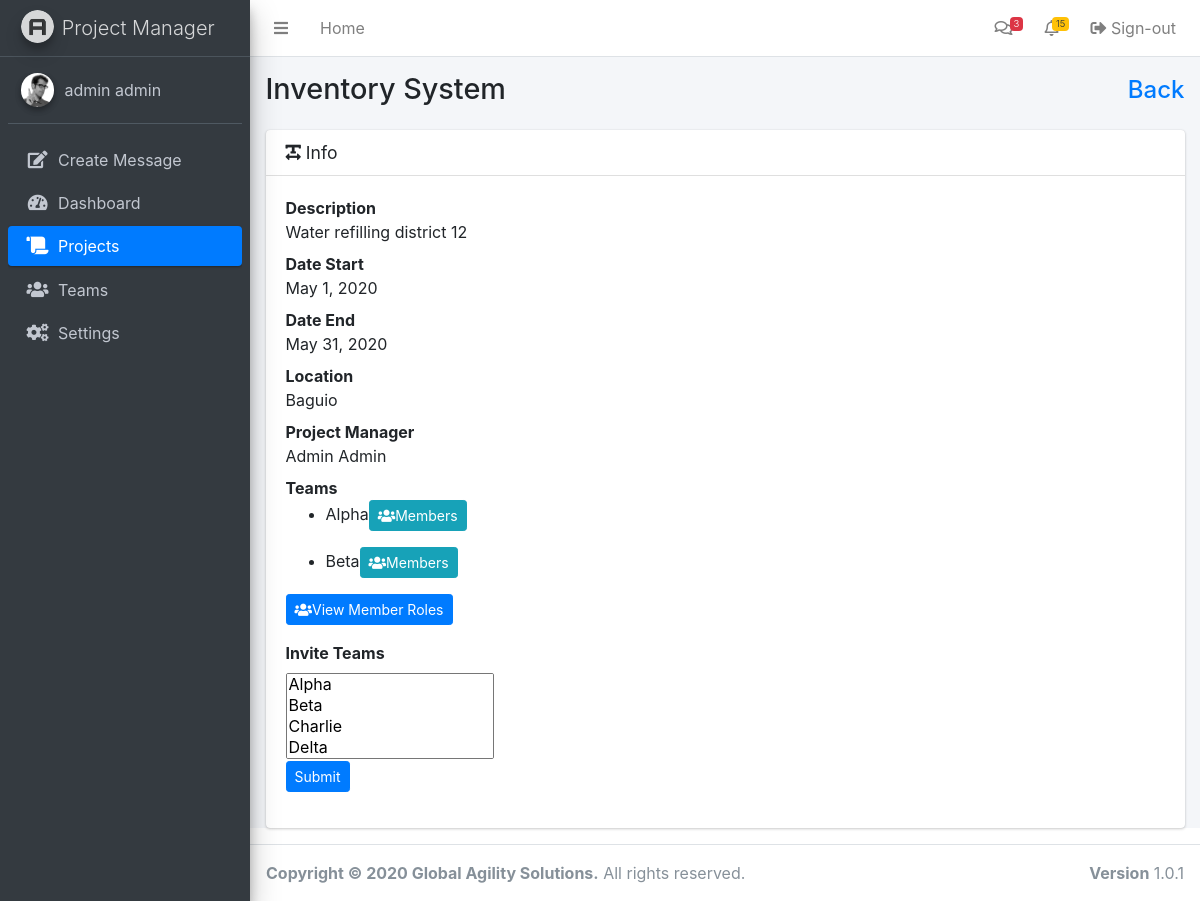
The page /projectinfo.php?id=1 (signed in) on the database its author committed.
### tables this page shows
CREATE TABLE `users` (
  `id` int(200) NOT NULL,
  `email` varchar(255) NOT NULL,
  `password` varchar(255) NOT NULL,
  `firstname` varchar(255) NOT NULL,
  `lastname` varchar(255) NOT NULL,
  `lastlogin` timestamp(6) NULL DEFAULT NULL
);

CREATE TABLE `project` (
  `id` bigint(255) NOT NULL,
  `name` varchar(100) DEFAULT NULL,
  `description` varchar(255) NOT NULL,
  `location` varchar(255) NOT NULL,
  `datestart` varchar(255) NOT NULL,
  `dateend` varchar(255) NOT NULL,
  `status` enum('on going','finished','cancellled','') NOT NULL,
  `owner` int(255) NOT NULL,
  `timestamp` timestamp(6) NOT NULL DEFAULT current_timestamp(6)
);

CREATE TABLE `projectteams` (
  `projectID` bigint(255) NOT NULL,
  `teamID` bigint(255) NOT NULL
);

CREATE TABLE `team` (
  `id` bigint(255) NOT NULL,
  `name` varchar(255) NOT NULL
);

### includes/session.php (called while the page is built, shortened)
<?php
	include 'includes/conn.php';;
	if(isset($_SESSION['users'])){
		$query = $conn -> prepare("SELECT * FROM users WHERE id = ? ");
		$query -> bind_param("s", $variable);
		$query -> execute();
		$result = $query->get_result();
		$user = mysqli_fetch_assoc($result);
		$id = $user['id'];
	}
	else{
		header('location: login.php');
		exit();
	}
?>

### projectinfo.php (the view, shortened to what this page needs)
<?php
  include 'includes/session.php';
  include 'includes/header.php';
  $current = "projects";
  $previous = "javascript:history.go(-1)";
if(isset($_SERVER['HTTP_REFERER'])) {
    $previous = $_SERVER['HTTP_REFERER'];
}
 $projectID = $_GET['id'];
  $sql = mysqli_query($conn, "SELECT *, project.id as projID from project join users on project.owner = users.id where project.id = '$projectID'");
  $row = mysqli_fetch_assoc($sql);
  $projID = $row['projID'];
?>
<body class="hold-transition sidebar-mini">
<div class="wrapper">
  <?php include 'includes/navbar.php'; ?>
  <div class="content-wrapper">
    <section class="content-header">
      <div class="container-fluid">
        <div class="row mb-2">
          <div class="col-sm-6">
            <h1><?php echo ucwords($row['name']);?></h1>
          </div>
          <div class="col-sm-6">
            <ol class="breadcrumb float-sm-right">
              <h4 class="mb-2 mb-sm-0 pt-1"><a class="text-right" href="<?= $previous ?>">Back</a></h4>
            </ol>
          </div>
        </div>
      </div>
    </section>
    <section class="content">
      <div class="container-fluid">
        <div class="card">
              <div class="card-header">
                <h3 class="card-title">
                  <i class="fas fa-text-width"></i>
                  Info
                </h3>
              </div>
              <div class="card-body">
                <dl>
                  <dt>Description</dt>
                  <dd><?php echo ucfirst($row['description']);?></dd>
                  <dt>Date Start</dt>
                  <dd><?php echo date('F j, Y',strtotime($row['datestart']));?></dd>
                  <dt>Date End</dt>
                  <dd><?php echo date('F j, Y',strtotime($row['dateend']));?></dd>
                  <dt>Location</dt>
                  <dd><?php echo ucfirst($row['location']);?></dd>
                  <dt>Project Manager</dt>
                  <dd><?php echo ucfirst($row['firstname']);?> <?php echo ucfirst($row['lastname']);?></dd>
                  <dt>Teams</dt>
                  <?php
                    $sql1 = mysqli_query($conn, "SELECT *, projectteams.teamID as teamID from projectteams join team on projectteams.teamID = team.id where projectID = '$projID'");
                    while($row1 = mysqli_fetch_assoc($sql1)) { ?>
                      <ul>
                  <li><?php echo ucfirst($row1['name']);?><a class="btn btn-info btn-sm" href='teammembers.php?id=<?php echo $row1['teamID']; ?>'><i class="fas fa-users"></i>Members
                        </a></li></ul>
                <?php }?>
                <dd><a class="btn btn-primary btn-sm" href='viewmembers.php?id=<?php echo $projID; ?>'><i class="fas fa-users"></i>View Member Roles
                        </a></dd>
                </dl>
                <?php if($row['owner'] == $id){ ?>
                <form class="form-horizontal" action="projectinfo.php" method="POST">
                <div class="row">
                  <div class="col-3">
                  <div class="form-group">
                      <label>Invite Teams</label>
                      <select name="projectteam[]" class="select2" multiple="multiple" data-placeholder="Select Team" style="width: 100%;">
                        <?php $team = mysqli_query($conn, "SELECT * from team");?>
                        <?php foreach($team as $teamID): ?>
                          <option value="<?= $teamID['id']; ?>"><?= ucfirst($teamID['name']); ?></option>
                        <?php endforeach; ?>
                      </select><br>
                      <button type="submit" class="btn btn-primary btn-sm" name="addteam">Submit</button>
                    </div>
                  </div>
                </div>
              </form>
                <?php } ?>
              </div>
            </div>
      </div>
    </section>
  </div>
  <?php include 'includes/footer.php'; ?>
</div>
</body>
</html>

### includes/navbar.php (shortened to what this page needs)
<nav class="main-header navbar navbar-expand navbar-white navbar-light">
  <ul class="navbar-nav">
    <li class="nav-item">
      <a class="nav-link" data-widget="pushmenu" href="#" role="button"><i class="fas fa-bars"></i></a>
    </li>
    <li class="nav-item d-none d-sm-inline-block <?php if($current == 'dashboard') {echo 'active';} ?>">
      <a href="index.php" class="nav-link">Home</a>
    </li>
  </ul>
  <ul class="navbar-nav ml-auto">
    <li class="nav-item dropdown">
      <a class="nav-link" data-toggle="dropdown" href="#">
        <i class="far fa-comments"></i>
        <span class="badge badge-danger navbar-badge">3</span>
      </a>
    </li>
    <li class="nav-item dropdown">
      <a class="nav-link" data-toggle="dropdown" href="#">
        <span class="badge badge-warning navbar-badge">15</span>
      </a>
    </li>
    <li class="nav-item">
      <a class="nav-link" href="logout.php"><i class="nav-icon fas fa-sign-out-alt"></i> Sign-out</a>
    </li>
  </ul>
</nav>
<aside class="main-sidebar sidebar-dark-primary elevation-4">
  <a href="index3.html" class="brand-link">
    <img src="dist/img/AdminLTELogo.png" alt="AdminLTE Logo" class="brand-image img-circle elevation-3"
         style="opacity: .8">
    <span class="brand-text font-weight-light">Project Manager</span>
  </a>
  <div class="sidebar">
    <div class="user-panel mt-3 pb-3 mb-3 d-flex">
      <div class="image">
        <img src="dist/img/user2-160x160.jpg" class="img-circle elevation-2" alt="User Image">
      </div>
      <div class="info">
        <a href="index.php" class="d-block"><?php echo $user['firstname']. ' '.$user['lastname']; ?></a>
      </div>
    </div>
    <nav class="mt-2">
        <ul class="nav nav-pills nav-sidebar flex-column" data-widget="treeview" role="menu" data-accordion="false">
        <li class="nav-item">
          <a href="#" class="nav-link" data-toggle="modal" data-target="#message">
            <i class="nav-icon fas fa-edit"></i>
            <p>
              Create Message
            </p>
          </a>
        </li>
        <?php if($current != 'messages') {?>
        <li class="nav-item">
          <a href="index.php" class="nav-link <?php if($current == 'dashboard') {echo 'active';} ?>">
            <i class="nav-icon fas fa-tachometer-alt"></i>
            <p>
              Dashboard
            </p>
          </a>
        </li>
        <li class="nav-item">
          <a href="projects.php" class="nav-link <?php if($current == 'projects') {echo 'active';} ?>">
            <i class="nav-icon fas fa-scroll"></i>
            <p>
              Projects
            </p>
          </a>
        </li>
        <li class="nav-item">
          <a href="teams.php" class="nav-link <?php if($current == 'teams') {echo 'active';} ?>">
            <i class="nav-icon fas fa-users"></i>
            <p>
              Teams
            </p>
          </a>
        </li>
        <li class="nav-item">
          <a href="settings.php" class="nav-link <?php if($current == 'settings') {echo 'active';} ?>">
            <i class="nav-icon fas fa-cogs"></i>
            <p>
              Settings
            </p>
          </a>
        </li>
      <?php } else {?>
         <?php
          $sql = mysqli_query($conn, "SELECT * from contacts");
          while ($row = mysqli_fetch_array($sql)) {
        ?>
        <li class="nav-item">
          <div class="user-panel mt-3 pb-3 mb-3 d-flex">
            <div class="image">
              <img src="dist/img/<?php echo $row['image'];?>" class="img-circle">
            </div>
            <div class="info">
              <a href='messages.php?id=<?php echo $row['id']; ?>' class="d-block"><?php echo ucwords($row['name']);?></i></a>
            </div>
          </div>
        </li>
      <?php } }?>
      </ul>
    </nav>
  </div>
</aside>

### includes/header.php (style rules this page uses)
p, h1, h2, h3, h4, h5, h6, label, td, dt, dd, li, span, tr { user-select: none; -webkit-user-select: none; -khtml-user-select: none; -moz-user-select: none; -ms-user-select: none; }

### rows shown on the page
users: firstname "admin", lastname "admin"
project: name "Inventory System", description "Water refilling district 12", datestart "May 1, 2020", dateend "May 31, 2020", location "Baguio", users.firstname "Admin", users.lastname "Admin"
projectteams: teamID.name "Alpha"
projectteams: teamID.name "Beta"
